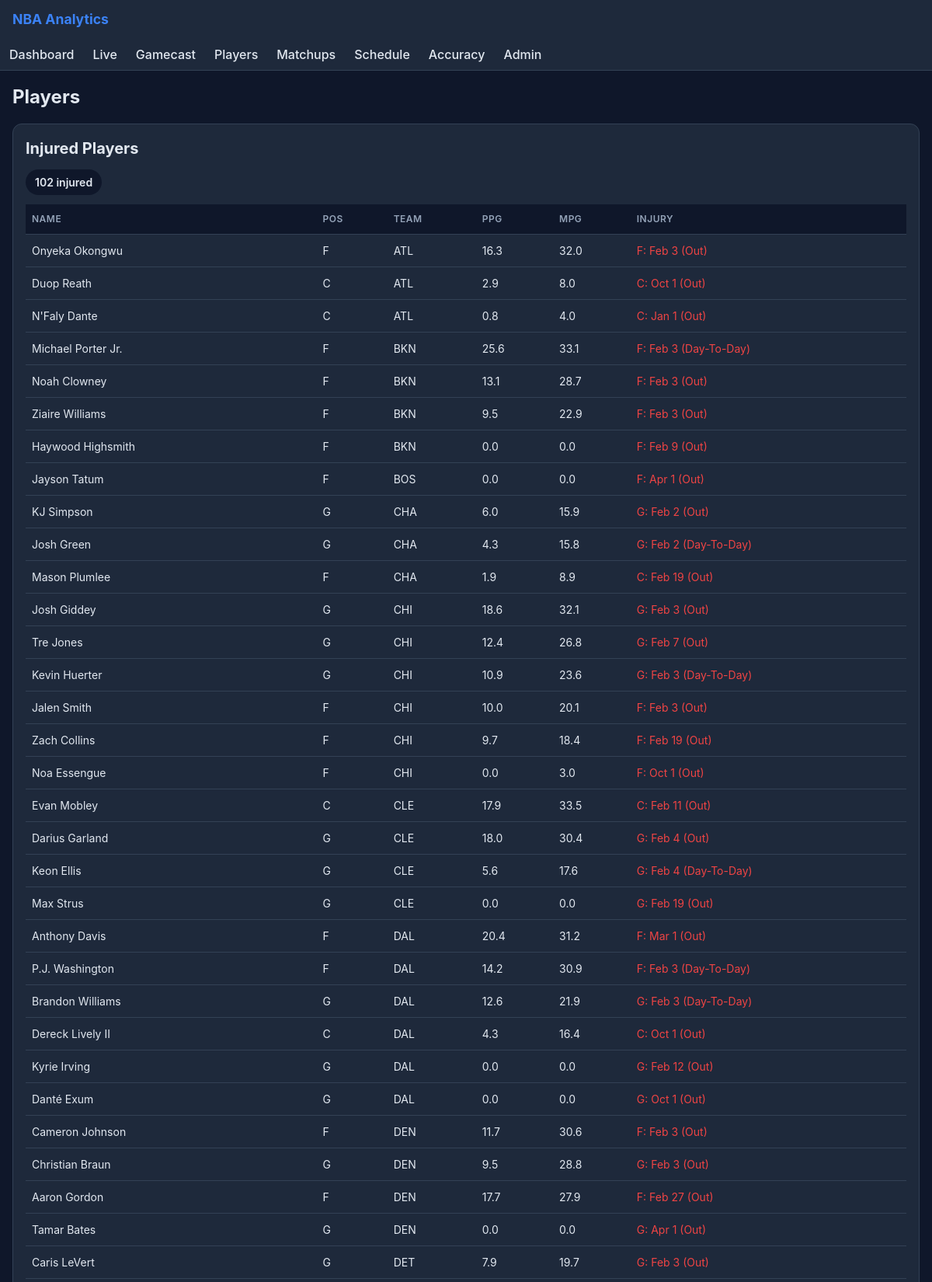
The page /players (upper part) on the database its author committed.
### tables this page shows
CREATE TABLE players (
    player_id INTEGER PRIMARY KEY,
    name TEXT NOT NULL,
    team_id INTEGER NOT NULL,
    position TEXT,
    is_injured INTEGER NOT NULL DEFAULT 0,
    injury_note TEXT,
    FOREIGN KEY (team_id) REFERENCES teams(team_id) ON DELETE CASCADE
);

### src/web/app.py (the view)
@app.get("/players", response_class=HTMLResponse)
async def players(request: Request) -> HTMLResponse:
    df_all = await asyncio.to_thread(load_players_df)
    df_inj = await asyncio.to_thread(load_injured_with_stats)
    all_players = _df_to_records(df_all)
    injured = _df_to_records(df_inj)
    for row in injured:
        row["position"] = get_position_display(str(row.get("position") or ""))
    return templates.TemplateResponse(
        "players.html",
        {
            "request": request,
            "players": all_players,
            "injured": injured,
            "injured_count": len(injured),
        },
    )

### src/web/templates/players.html (shortened to what this page needs)
{% extends "base.html" %}
{% block content %}
<h1 class="page-title">Players</h1>
<div class="card">
  <h2>Injured Players</h2>
  <div class="status">{{ injured_count }} injured</div>
  {% if injured %}
  <div class="scroll-x">
    <table>
      <thead>
        <tr>
          <th>Name</th>
          <th>Pos</th>
          <th>Team</th>
          <th>PPG</th>
          <th>MPG</th>
          <th>Injury</th>
        </tr>
      </thead>
      <tbody>
        {% for p in injured %}
        <tr>
          <td>{{ p.name }}</td>
          <td>{{ p.position }}</td>
          <td>{{ p.team }}</td>
          <td>{{ "%.1f"|format(p.ppg) }}</td>
          <td>{{ "%.1f"|format(p.mpg) }}</td>
          <td class="text-danger">{{ p.injury_note or 'Unknown' }}</td>
        </tr>
        {% endfor %}
      </tbody>
    </table>
  </div>
  {% else %}
  <div class="empty-state">
    <p>No injured players</p>
  </div>
  {% endif %}
</div>
{% endblock %}

### src/web/templates/base.html (shortened to what this page needs)
<!DOCTYPE html>
<html lang="en">
<head>
  <link rel="stylesheet" href="{{ url_for('static', path='style.css') }}" />
</head>
<body>
  <header class="topbar">
    <div class="topbar-inner">
      <div class="brand">NBA Analytics</div>
    </div>
    <nav id="nav">
      <a href="/dashboard">Dashboard</a>
      <a href="/live">Live</a>
      <a href="/gamecast">Gamecast</a>
      <a href="/players">Players</a>
      <a href="/matchups">Matchups</a>
      <a href="/schedule">Schedule</a>
      <a href="/accuracy">Accuracy</a>
      <a href="/admin">Admin</a>
    </nav>
  </header>
  <main>
    {% block content %}{% endblock %}
  </main>
</body>
</html>

### src/web/static/style.css (style rules this page uses)
* { box-sizing: border-box; }
:root { --bg-dark: #0f172a; --bg-card: #1e293b; --bg-input: #0f172a; --border: #334155; --text: #e2e8f0; --text-muted: #94a3b8; --accent: #3b82f6; --accent-hover: #60a5fa; --success: #22c55e; --danger: #ef4444; --warning: #f59e0b; }
body { margin: 0; font-family: -apple-system, BlinkMacSystemFont, 'Segoe UI', Roboto, sans-serif; background: var(--bg-dark); color: var(--text); font-size: 16px; line-height: 1.5; }
.topbar { position: sticky; top: 0; z-index: 100; background: var(--bg-card); border-bottom: 1px solid var(--border); padding: 0; }
.topbar-inner { display: flex; justify-content: space-between; align-items: center; padding: 12px 16px; max-width: 1200px; margin: 0 auto; }
.brand { font-weight: 700; font-size: 1.1rem; color: var(--accent); }
nav { display: none; background: var(--bg-card); border-top: 1px solid var(--border); padding: 8px 0; }
nav a { display: block; padding: 12px 20px; color: var(--text); text-decoration: none; font-weight: 500; border-bottom: 1px solid var(--border); }
nav a:last-child { border-bottom: none; }
main { padding: 16px; max-width: 1200px; margin: 0 auto; }
.page-title { font-size: 1.5rem; font-weight: 700; margin: 0 0 16px 0; color: var(--text); }
.card { background: var(--bg-card); border: 1px solid var(--border); border-radius: 12px; padding: 16px; margin-bottom: 16px; }
.card h2 { font-size: 1.25rem; margin: 0 0 12px 0; color: var(--text); }
.status { display: inline-block; padding: 6px 12px; background: var(--bg-dark); border-radius: 20px; font-size: 0.875rem; font-weight: 600; margin-bottom: 12px; }
table { width: 100%; border-collapse: collapse; font-size: 0.875rem; }
th, td { padding: 10px 8px; text-align: left; border-bottom: 1px solid var(--border); }
th { background: var(--bg-dark); font-weight: 600; color: var(--text-muted); font-size: 0.75rem; text-transform: uppercase; letter-spacing: 0.5px; position: sticky; top: 0; }
.scroll-x { overflow-x: auto; -webkit-overflow-scrolling: touch; margin: 0 -16px; padding: 0 16px; }
.text-danger { color: var(--danger); }
@media (min-width: 768px) { nav { display: flex !important; border-top: none; padding: 0; background: transparent; } }
@media (min-width: 768px) { nav a { display: inline-block; padding: 8px 12px; border: none; border-radius: 6px; } }
@media (min-width: 768px) { .scroll-x { margin: 0; padding: 0; overflow-x: visible; } }

### rows shown on the page
players: name "Onyeka Okongwu", position "F", team "ATL", ppg "16.3", mpg "32.0", injury_note "F: Feb 3 (Out)"
players: name "Duop Reath", position "C", team "ATL", ppg "2.9", mpg "8.0", injury_note "C: Oct 1 (Out)"
players: name "N'Faly Dante", position "C", team "ATL", ppg "0.8", mpg "4.0", injury_note "C: Jan 1 (Out)"
players: name "Michael Porter Jr.", position "F", team "BKN", ppg "25.6", mpg "33.1", injury_note "F: Feb 3 (Day-To-Day)"
players: name "Noah Clowney", position "F", team "BKN", ppg "13.1", mpg "28.7", injury_note "F: Feb 3 (Out)"
players: name "Ziaire Williams", position "F", team "BKN", ppg "9.5", mpg "22.9", injury_note "F: Feb 3 (Out)"
players: name "Haywood Highsmith", position "F", team "BKN", ppg "0.0", mpg "0.0", injury_note "F: Feb 9 (Out)"
players: name "Jayson Tatum", position "F", team "BOS", ppg "0.0", mpg "0.0", injury_note "F: Apr 1 (Out)"
players: name "KJ Simpson", position "G", team "CHA", ppg "6.0", mpg "15.9", injury_note "G: Feb 2 (Out)"
players: name "Josh Green", position "G", team "CHA", ppg "4.3", mpg "15.8", injury_note "G: Feb 2 (Day-To-Day)"
players: name "Mason Plumlee", position "F", team "CHA", ppg "1.9", mpg "8.9", injury_note "C: Feb 19 (Out)"
players: name "Josh Giddey", position "G", team "CHI", ppg "18.6", mpg "32.1", injury_note "G: Feb 3 (Out)"
players: name "Tre Jones", position "G", team "CHI", ppg "12.4", mpg "26.8", injury_note "G: Feb 7 (Out)"
players: name "Kevin Huerter", position "G", team "CHI", ppg "10.9", mpg "23.6", injury_note "G: Feb 3 (Day-To-Day)"
players: name "Jalen Smith", position "F", team "CHI", ppg "10.0", mpg "20.1", injury_note "F: Feb 3 (Out)"
players: name "Zach Collins", position "F", team "CHI", ppg "9.7", mpg "18.4", injury_note "F: Feb 19 (Out)"
players: name "Noa Essengue", position "F", team "CHI", ppg "0.0", mpg "3.0", injury_note "F: Oct 1 (Out)"
players: name "Evan Mobley", position "C", team "CLE", ppg "17.9", mpg "33.5", injury_note "C: Feb 11 (Out)"
players: name "Darius Garland", position "G", team "CLE", ppg "18.0", mpg "30.4", injury_note "G: Feb 4 (Out)"
players: name "Keon Ellis", position "G", team "CLE", ppg "5.6", mpg "17.6", injury_note "G: Feb 4 (Day-To-Day)"
players: name "Max Strus", position "G", team "CLE", ppg "0.0", mpg "0.0", injury_note "G: Feb 19 (Out)"
players: name "Anthony Davis", position "F", team "DAL", ppg "20.4", mpg "31.2", injury_note "F: Mar 1 (Out)"
players: name "P.J. Washington", position "F", team "DAL", ppg "14.2", mpg "30.9", injury_note "F: Feb 3 (Day-To-Day)"
players: name "Brandon Williams", position "G", team "DAL", ppg "12.6", mpg "21.9", injury_note "G: Feb 3 (Day-To-Day)"
players: name "Dereck Lively II", position "C", team "DAL", ppg "4.3", mpg "16.4", injury_note "C: Oct 1 (Out)"
players: name "Kyrie Irving", position "G", team "DAL", ppg "0.0", mpg "0.0", injury_note "G: Feb 12 (Out)"
players: name "Danté Exum", position "G", team "DAL", ppg "0.0", mpg "0.0", injury_note "G: Oct 1 (Out)"
players: name "Cameron Johnson", position "F", team "DEN", ppg "11.7", mpg "30.6", injury_note "F: Feb 3 (Out)"
players: name "Christian Braun", position "G", team "DEN", ppg "9.5", mpg "28.8", injury_note "G: Feb 3 (Out)"
players: name "Aaron Gordon", position "F", team "DEN", ppg "17.7", mpg "27.9", injury_note "F: Feb 27 (Out)"
players: name "Tamar Bates", position "G", team "DEN", ppg "0.0", mpg "0.0", injury_note "G: Apr 1 (Out)"
players: name "Caris LeVert", position "G", team "DET", ppg "7.9", mpg "19.7", injury_note "G: Feb 3 (Out)"

### other values the page prints
{{ injured_count }} "102"
